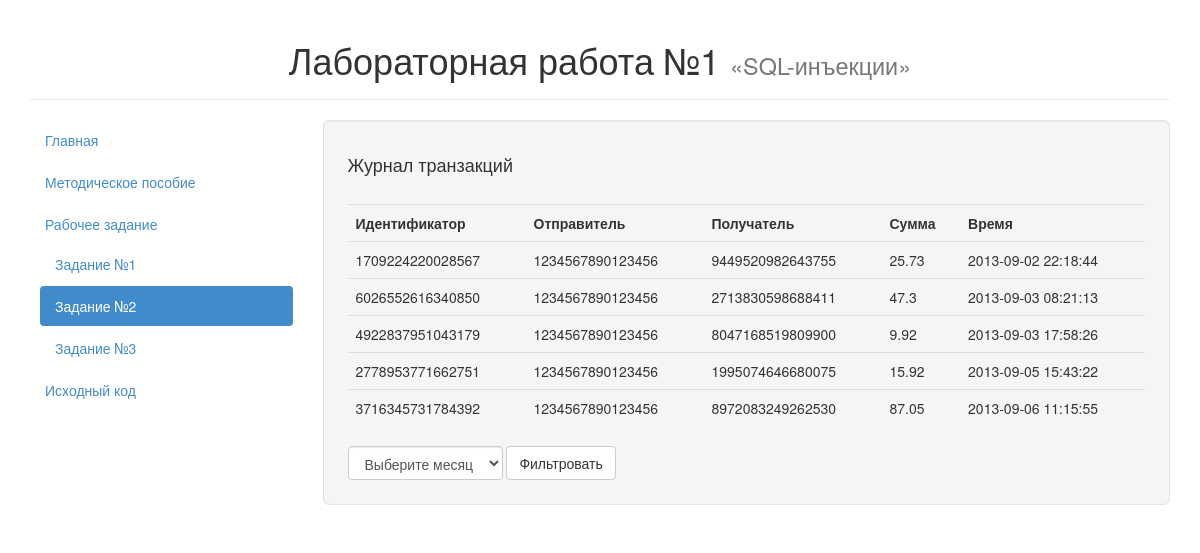
Before: /cases/2/index.php with the older database file.
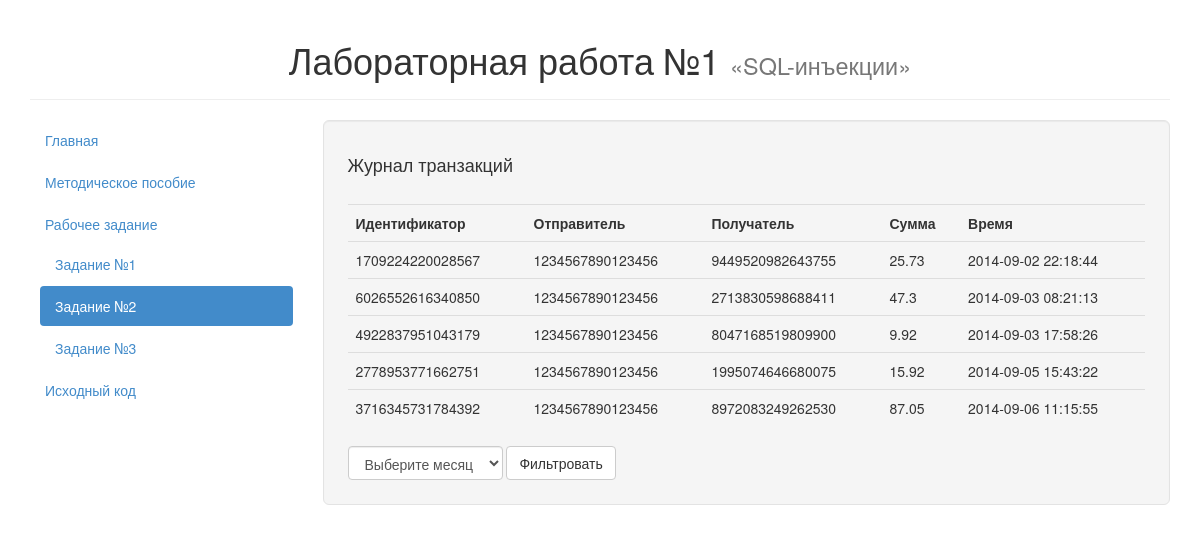
After: the same page with the newer database file.
### tables this page shows
CREATE TABLE `transactions` (
    `id` BIGINT PRIMARY KEY,
    `sender` BIGINT,
    `recipient` BIGINT,
    `amount` REAL,
    `time` TIMESTAMP
);

### cases/2/index.php (the view, shortened to what this page needs)
<!DOCTYPE html>
<html lang="ru">
	<head>
		<link href="../../css/bootstrap.min.css" rel="stylesheet">
	</head>
	<body>
		<div class="container">
			<div class="page-header">
				<h1 class="text-center">Лабораторная работа №1 <small>&laquo;SQL-инъекции&raquo;</small></h1>
			</div>
			<div class="row">
				<div class="col-md-3">
					<ul class="nav nav-pills nav-stacked">
						<li><a href="../../">Главная</a></li>
						<li><a href="../../documentation.html">Методическое пособие</a></li>
						<li>
							<a href="#">Рабочее задание</a>
							<ul class="nav nav-pills nav-stacked nav-inner">
								<li><a href="../1/">Задание №1</a></li>
								<li class="active"><a href=".">Задание №2</a></li>
								<li><a href="../3/">Задание №3</a></li>
							</ul>
						</li>
						<li><a href="https://github.com/toogle/sql-lab" target="_blank">Исходный код</a></li>
					</ul>
				</div>
				<div class="col-md-9">
					<div class="well well-lg">
						<h4>Журнал транзакций</h4>
						<table class="table">
							<tr>
								<th>Идентификатор</td>
								<th>Отправитель</td>
								<th>Получатель</td>
								<th>Сумма</td>
								<th>Время</td>
							</tr>
							<?php
							$conn = @mysql_connect('localhost', 'sql-lab', 'sql-lab');
							$month = isset($_GET['month']) ? $_GET['month'] : date('n');
							$limit = isset($_GET['limit']) ? $_GET['limit'] : 20;
							$sql  = "SELECT id, sender, recipient, amount, time";
							$sql .= "  FROM transactions";
							$sql .= "  WHERE sender = 1234567890123456";
							$sql .= "    AND EXTRACT(MONTH FROM time) = ${month}";
							$sql .= "  ORDER BY time ASC";
							$sql .= "  LIMIT ${limit}";
							$res = mysql_query($sql, $conn);
							if ($res) {
								if (mysql_num_rows($res) > 0) {
									while ($row = mysql_fetch_array($res)) {
										$html  = "<tr>";
										$html .= "  <td>${row['id']}</td>";
										$html .= "  <td>${row['sender']}</td>";
										$html .= "  <td>${row['recipient']}</td>";
										$html .= "  <td>${row['amount']}</td>";
										$html .= "  <td>${row['time']}</td>";
										$html .= "</tr>";
										echo $html;
									}
								} else {
									$html  = "<tr>";
									$html .= "  <td colspan=\"5\">Ничего не найдено.</td>";
									$html .= "</tr>";
									echo $html;
								}
							}
							?>
						</table>
						<form class="form-inline" method="GET">
							<div class="form-group">
								<select class="form-control" id="month-select" name="month">
									<option value="<?php echo date('n'); ?>">Выберите месяц</option>
								</select>
							</div>
							<button type="submit" class="btn btn-default">Фильтровать</button>
						</form>
					</div>
				</div>
			</div>
		</div>
	</body>
</html>

### cases/2/index.php (style rules this page uses)
h4 { margin-bottom: 30px; }
.nav-inner { margin-left: 10px; }

Changed rows visible on the page:
changed transactions id 1709224220028567: time "2013-09-02 22:18:44" → "2014-09-02 22:18:44"
changed transactions id 6026552616340850: time "2013-09-03 08:21:13" → "2014-09-03 08:21:13"
changed transactions id 4922837951043179: time "2013-09-03 17:58:26" → "2014-09-03 17:58:26"
changed transactions id 2778953771662751: time "2013-09-05 15:43:22" → "2014-09-05 15:43:22"
changed transactions id 3716345731784392: time "2013-09-06 11:15:55" → "2014-09-06 11:15:55"
